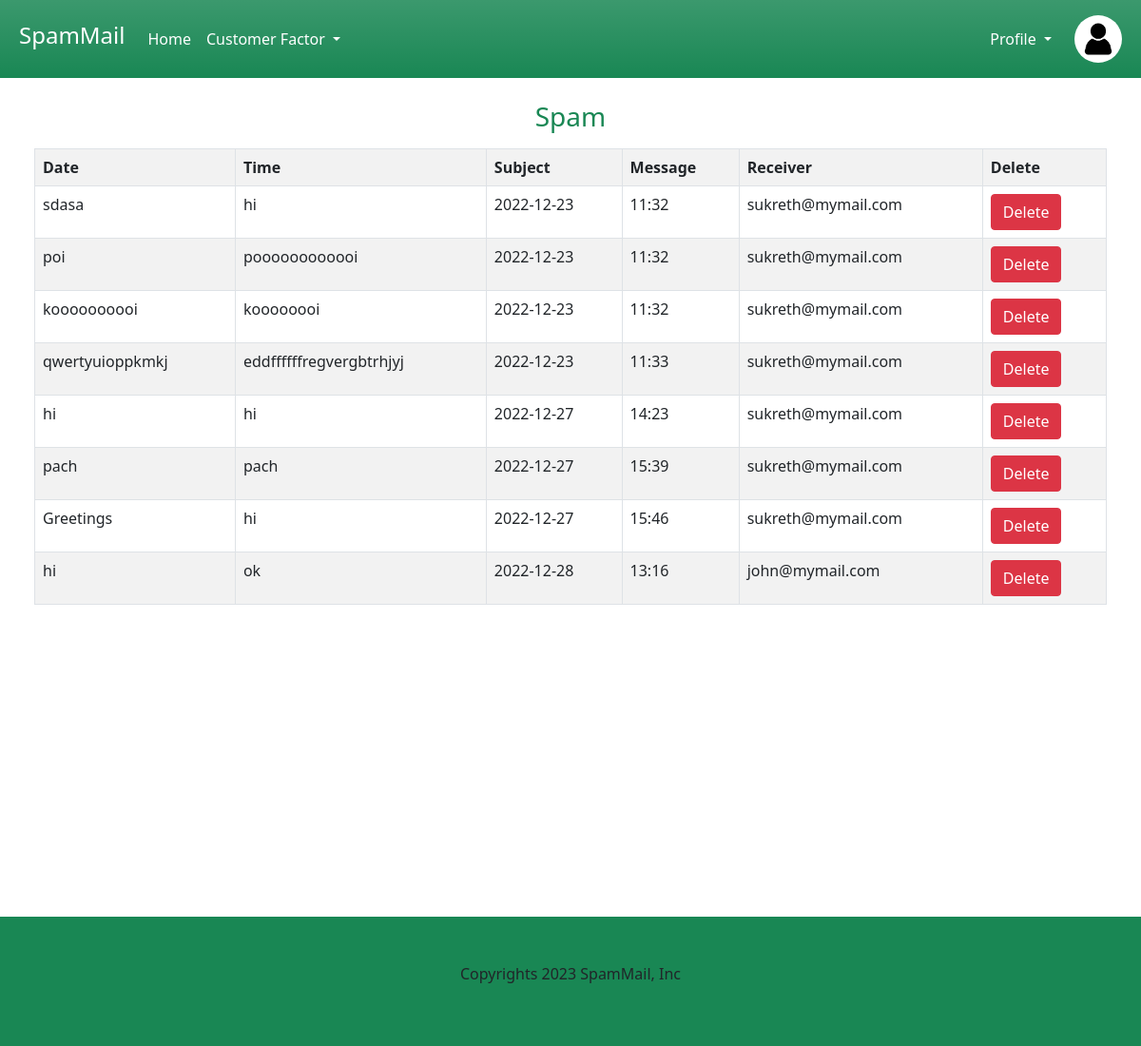
/view_spam_messages/ (signed in), run on the app's committed database.
### user/models.py (models this page shows)
class message_tb(models.Model):
    senderid=models.ForeignKey(user_register_tb,on_delete=models.CASCADE,related_name="sender")
    receiverid=models.ForeignKey(user_register_tb,on_delete=models.CASCADE,related_name="receiver")
    subject=models.CharField(max_length=20)
    message=models.CharField(max_length=20)
    date=models.CharField(max_length=20)
    time=models.CharField(max_length=20)
    status=models.CharField(max_length=20,default="pending")
    filter_status=models.CharField(max_length=20,default="pending")

class user_register_tb(models.Model):
    name=models.CharField(max_length=20)
    address=models.CharField(max_length=20)
    gender=models.CharField(max_length=20)
    phone=models.CharField(max_length=20)
    countryid=models.ForeignKey(country_tb,on_delete=models.CASCADE)
    stateid=models.ForeignKey(state_tb,on_delete=models.CASCADE)
    security_questions=models.CharField(max_length=20)
    answers=models.CharField(max_length=20)
    dob=models.CharField(max_length=20)
    username=models.CharField(max_length=20)
    password=models.CharField(max_length=20)

### user/views.py (the view)
# urls.py: path('view_spam_messages/',userview.view_spam_messages,name="view_spam_messages"),
def view_spam_messages(request):
    receiverid=request.session['id']
    status=['deleted by sender','pending']
    mess=message_tb.objects.filter(receiverid=receiverid,status__in=status,filter_status__in=status)
    return render(request,'viewspammail.html',{"view":mess})

### templates/viewspammail.html (shortened to what this page needs)
<html>
    <head>
		<link rel="stylesheet" href="/static/css/bootstrap.css">
	</head>
<body>
    <header class="bg-success bg-gradient">
        <div class="text-white p-2">
          <nav class="navbar navbar-expand-lg">
            <div class="container-fluid">
              <a class="navbar-brand text-white" href="{% url 'userhome' %}"><h4>SpamMail</h4></a>
                <div class="collapse navbar-collapse" id="navbarSupportedContent">
                  <ul class="navbar-nav me-auto mb-2 mb-lg-0">
                    <li class="nav-item">
                      <a class="nav-link active text-white" aria-current="page" href="{% url 'userhome' %}">Home</a>
                    </li>
                    <li class="nav-item dropdown">
                      <a class="nav-link dropdown-toggle text-white" href="#" role="button" data-bs-toggle="dropdown" aria-expanded="false">
                        Customer Factor
                      </a>
                    </li>
                  </ul>
                  <ul class="navbar-nav my-auto me-2">
                  <li class="nav-item dropdown">
                    <a class="nav-link dropdown-toggle text-white" href="#" role="button" data-bs-toggle="dropdown" aria-expanded="false">
                      Profile
                    </a>
                  </li>
                  </ul>
                  <img src="/static/profile.jpg" width="50px" height="50px" class="rounded-circle ms-2">
                </div>
              </div>
          </nav>
        </div>
      </header>
    <div class="row m-4">
        <div class="col-lg-12"><h3 class="text-success text-center mb-3">Spam</h3>
            <table class="table table-bordered table-striped table-hover table-responsive">
                <tr>
                    <th>Date</th>
                    <th>Time</th>
                    <th>Subject</th>
					          <th>Message</th>
					          <th>Receiver</th>
					          <th>Delete</th>
                </tr>
                {% for v in view %}
				        <tr>
					          <td>{{v.subject}}</td>
                    <td>{{v.message}}</td>
                    <td>{{v.date}}</td>
                    <td>{{v.time}}</td>
					          <td>{{v.senderid.username}}</td>
					          <td><button type="submit"class="btn btn-danger"><a href="{% url 'delete_spam_messages' v.id %}" style="text-decoration: none;" class="text-white">Delete</a></button></td>
                </tr>
				        {% endfor %}
              </table>
            </div>
	  </div></div><br><br><br><br><br><br><br><br><br><br><br><br>
      <footer class="bg-success" style="--bs-bg-opacity: .5;">
        <div class="container">
          <div class="row">
            <div class="col-md-12 text-center p-5">
              <p>Copyrights 2023 SpamMail, Inc</p>
            </div>
          </div>
        </div>
      </footer>
    </body>
</html>

### data on the page
message_tb: subject "sdasa", message "hi", date "2022-12-23", time "11:32", senderid.username "sukreth@mymail.com"
message_tb: subject "poi", message "poooooooooooi", date "2022-12-23", time "11:32", senderid.username "sukreth@mymail.com"
message_tb: subject "koooooooooi", message "koooooooi", date "2022-12-23", time "11:32", senderid.username "sukreth@mymail.com"
message_tb: subject "qwertyuioppkmkj", message "eddffffffregvergbtrhjyj", date "2022-12-23", time "11:33", senderid.username "sukreth@mymail.com"
message_tb: subject "hi", message "hi", date "2022-12-27", time "14:23", senderid.username "sukreth@mymail.com"
message_tb: subject "pach", message "pach", date "2022-12-27", time "15:39", senderid.username "sukreth@mymail.com"
message_tb: subject "Greetings", message "hi", date "2022-12-27", time "15:46", senderid.username "sukreth@mymail.com"
message_tb: subject "hi", message "ok", date "2022-12-28", time "13:16", senderid.username "john@mymail.com"
